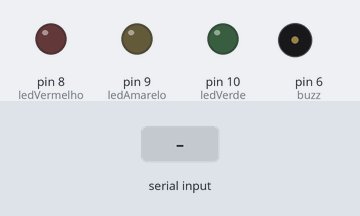
A sketch run on a simulated Arduino Uno, built with avr-gcc and run on an emulated ATmega328P. Parts: output pins drawn as LEDs (lit = HIGH), buzzer (waves = sounding). The test bench sets the inputs (shaded band). What the sketch prints to the serial monitor is not drawn.

Above: at 1.2 s.
1.3 s: "r" received over Serial
At 2.2 s:
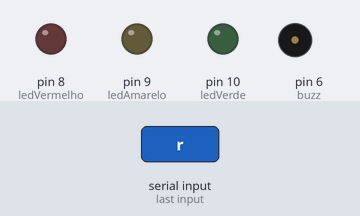
2.9 s: "y" received over Serial
At 3.4 s:
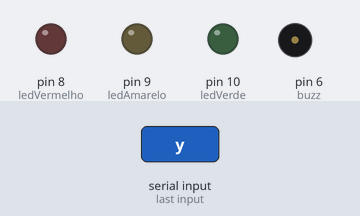
4.5 s: "g" received over Serial
At 5.7 s:
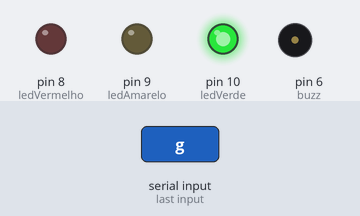
6.0 s: "d" received over Serial
At 7.6 s:
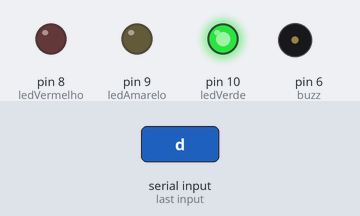
Timing chart, 0 to 8.6 s (numbered marks = the images above; inputs shaded):
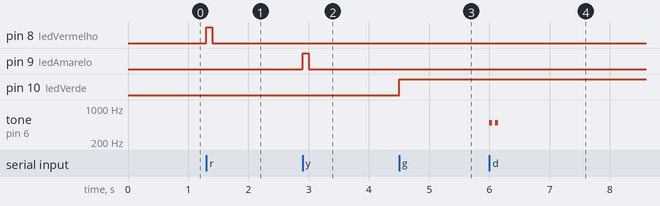

The sketch:

Feedback.ino
```cpp
int ledVerde = 10;
int ledAmarelo = 9;
int ledVermelho = 8;
char estadoconexao = 0;
int buzz = 6;

void setup()
{
  pinMode(ledVerde, OUTPUT);
  pinMode(ledAmarelo, OUTPUT);
  pinMode(ledVermelho, OUTPUT);
  pinMode(buzz, OUTPUT);
  Serial.begin(9600);
  }

void loop()
{
  estadoconexao = Serial.read();
  Serial.print(estadoconexao);

  switch (estadoconexao){
    case 'r': {
      digitalWrite(ledVerde,LOW);
      digitalWrite(ledAmarelo,LOW);
      digitalWrite(ledVermelho,HIGH); //sistema desconectado
      delay(100);
  	  digitalWrite(ledVermelho,LOW);
      delay(100);
      break;
    }
    case 'y':  {
      digitalWrite(ledVermelho,LOW);
      digitalWrite(ledVerde,LOW);
      digitalWrite(ledAmarelo,HIGH); //sistema em conexÃ£o
      delay(100);
  	  digitalWrite(ledAmarelo,LOW);
      delay(100);
      break;
  }
    case 'g':{
    digitalWrite(ledVermelho,LOW);  //sistema conectado
    digitalWrite(ledAmarelo,LOW);
    digitalWrite(ledVerde,HIGH);
    while (estadoconexao != 'r' || estadoconexao != 'y'){
      estadoconexao = Serial.read();

      if (estadoconexao == 'e'){
        digitalWrite(ledVerde,LOW);
        delay (50);
        digitalWrite(ledVerde,HIGH);
        delay (50);
        digitalWrite(ledVerde,LOW);
        delay (50);
        digitalWrite(ledVerde,HIGH);
        delay (50);
      }
      else if (estadoconexao == 'd'){
          tone (buzz, 500);
          delay (50);
          noTone(buzz);
          delay (50);
          tone (buzz, 500);
          delay (50);
          noTone(buzz);
      }
      else if (estadoconexao == 'y'){
        digitalWrite(ledVerde,LOW);
        digitalWrite(ledAmarelo,HIGH);
        delay(100);
        digitalWrite(ledAmarelo,LOW);
      break;}

      else if (estadoconexao == 'r'){
        digitalWrite(ledVerde,LOW);
        digitalWrite(ledVermelho,HIGH);
        delay(100);
        digitalWrite(ledVermelho,LOW);
      break;}

    }
    break;

  }
}
}
```

Measured:
- after the input at 1.3 s, pin 8 (ledVermelho): LOW → HIGH at once, → LOW 0.10 s later
- after the input at 2.9 s, pin 9 (ledAmarelo): LOW → HIGH at once, → LOW 0.10 s later
- after the input at 4.5 s, pin 10 (ledVerde): LOW → HIGH at once
- after the input at 6.0 s, tone on pin 6 (buzz): alternates 500 Hz for 0.05 s and silent for 0.05 s, 4 changes in all, then stays silent, starting at once
